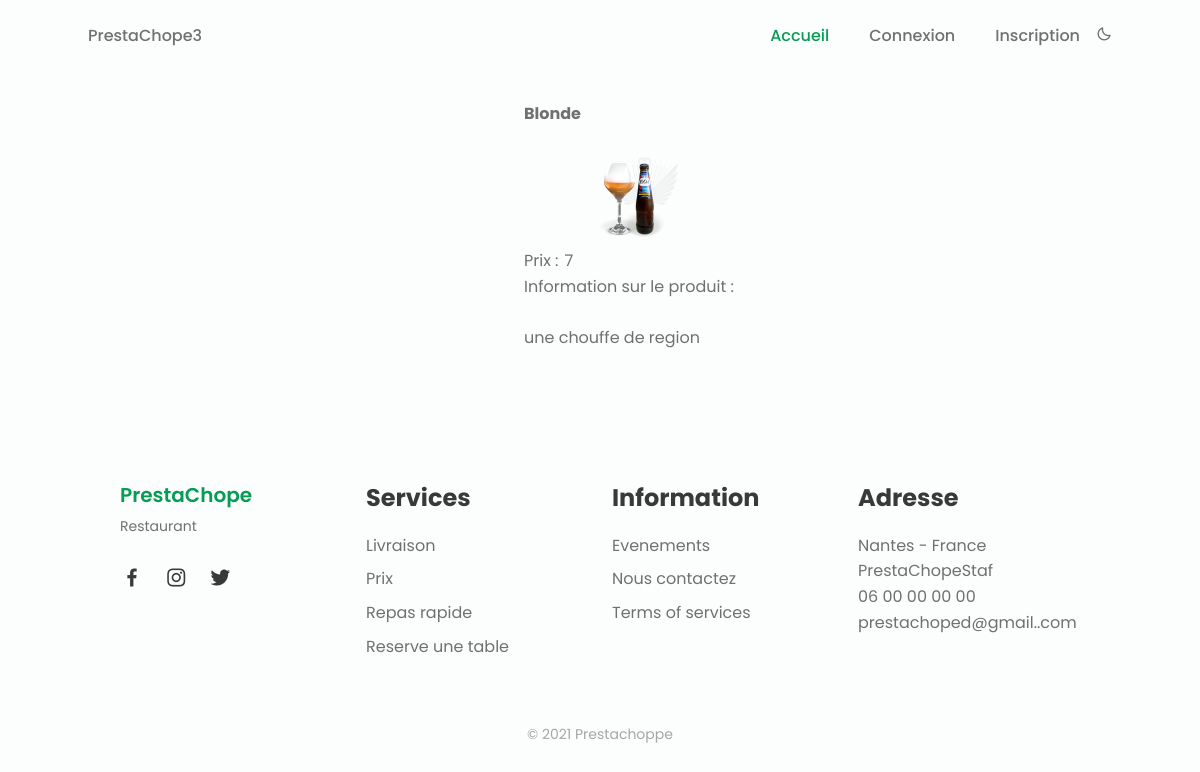
Page /index.php?page=voirProduit&id=2 on the committed database.
### tables this page shows
CREATE TABLE Produit(
                        idProduit   Int  Auto_increment  NOT NULL ,
                        nom         Text NOT NULL ,
                        photo       Text NOT NULL ,
                        prix        Float NOT NULL ,
                        quantite    Int NOT NULL ,
                        description Text NOT NULL ,
                        idCategorie Int NOT NULL
    ,CONSTRAINT Produit_PK PRIMARY KEY (idProduit)
);

### pages/voirProduit/ControllerVoirProduit.php (called while the page is built, shortened)
<?php
class ControllerVoirProduit{
    public function includeview(){
        include_once "pages/voirProduit/voirproduit.php";
    }
}

### DAO/ProduitDAO.php (called while the page is built, shortened)
<?php
include_once 'DTO/ProduitDTO.php';
class ProduitDAO
{
    public static function getProduitById($id)
    {
        $bdd = DatabaseLinker::getConnexion();
        $reponse = $bdd->prepare('SELECT * FROM produit WHERE idProduit = ?');
        $reponse->execute(array($id));
        $result = $reponse->fetch();
        $produit = new ProduitDTO($result['idProduit'], $result['nom'], $result['quantite'], $result['prix'], $result['photo'], $result['description']);
        return $produit;
    }
}

### DTO/ProduitDTO.php (called while the page is built, shortened)
<?php
class ProduitDTO
{
    private $prix;
    private $photo;
    private $description;
    private $nomProduit;
    public function __construct($idProduit, $nomProduit, $quantité,$prix,$photo,$description)
    {
        $this->nomProduit = $nomProduit;
        $this->prix =$prix;
        $this->photo = $photo;
        $this->description = $description;
    }
    public function getPrix()
    {
        return $this->prix;
    }
    public function getDescription()
    {
        return $this->description;
    }
    public function getPhoto()
    {
        return $this->photo;
    }
    public function getNomProduit()
    {
        return $this->nomProduit;
    }
}

### pages/voirProduit/voirproduit.php (the view, shortened to what this page needs)
<!doctype html>
<html lang="fr">
<head>
    <link rel="stylesheet" href="assets/css/style_voirproduit.css">
</head>
<?php
include_once "DAO/ProduitDAO.php";
$produit = ProduitDAO::getProduitById($_GET['id']);
?>
<main class="page">
    <div class="produitContainer">
        <h4 class="titreProduit"><?php echo $produit->getNomProduit(); ?></h4>
        <div class="imgProduit">
            <img src="<?php echo $produit->getPhoto() ?>" alt=""/>
        </div>
        <div class="AlignPanier">
            <div class="prix">
                <p>Prix :</p>
                <p class="ParaPrix"><?php echo $produit->getPrix(); ?></p>
            </div>
        </div>
        <div>
            <p>Information sur le produit :</p><br>
            <p><?php echo $produit->getDescription(); ?></p>
        </div>
    </div>
</main>

### assets/css/styles.css (style rules this page uses)
:root { --header-height: 3rem; --first-color: #069C54; --first-color-alt: #048654; --title-color: #393939; --text-color: #707070; --text-color-light: #A6A6A6; --body-color: #FBFEFD; --container-color: #FFFFFF; --body-font: 'Poppins', sans-serif; --biggest-font-size: 2.25rem; --h1-font-size: 1.5rem; --h2-font-size: 1.25rem; --h3-font-size: 1rem; --normal-font-size: .938rem; --small-font-size: .813rem; --smaller-font-size: .75rem; --font-medium: 500; --font-semi-bold: 600; --mb-1: .5rem; --mb-2: 1rem; --mb-3: 1.5rem; --mb-4: 2rem; --mb-5: 2.5rem; --mb-6: 3rem; --z-tooltip: 10; --z-fixed: 100; }
@media screen and (min-width: 768px) { :root { --biggest-font-size: 4rem; --h1-font-size: 2.25rem; --h2-font-size: 1.5rem; --h3-font-size: 1.25rem; --normal-font-size: 1rem; --small-font-size: .875rem; --smaller-font-size: .813rem; } }
*,::before,::after { box-sizing: border-box; }
html { scroll-behavior: smooth; }
body { margin: var(--header-height) 0 0 0; font-family: var(--body-font); font-size: var(--normal-font-size); background-color: var(--body-color); color: var(--text-color); line-height: 1.6; }
h1,h2,h3,p,ul { margin: 0; }
img { max-width: 100%; height: auto; }
@media screen and (min-width: 768px) { body { margin: 0; } }

### assets/css/style_voirproduit.css (style rules this page uses)
.page { margin-top: 5rem; margin-left: 10rem; display: flex; }
.prix { display: flex; }
.ParaPrix { padding-left: 6px; }
.AlignPanier { display: flex; }
.produitContainer { margin-left: 35%; }
.imgProduit { display: flex; justify-content: center; }

### rows in the picture
produit: nom "Blonde", photo (picture), prix "7", description "une chouffe de region"
